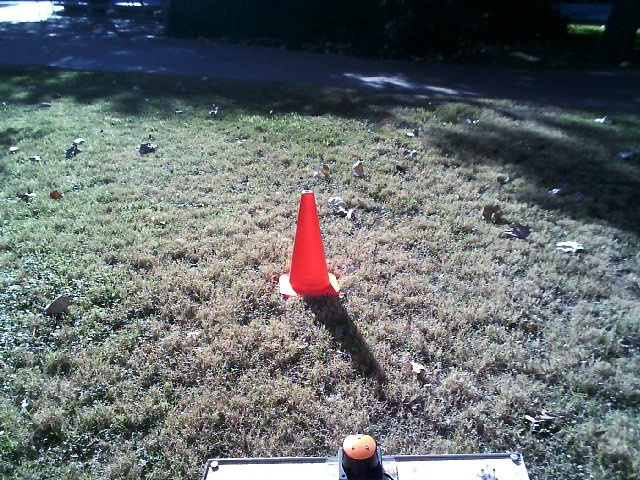
#> input picture TESTIMAGE.jpg, 640 x 480 px
$ python opencv_test.py   (older library calls are emulated)
#> lines starting #> are read from the running program, lines starting #| are printed output that depends on the picture
import cv, cv2
import sys
import numpy as np

img = cv2.imread("TESTIMAGE.jpg", cv2.CV_LOAD_IMAGE_GRAYSCALE)
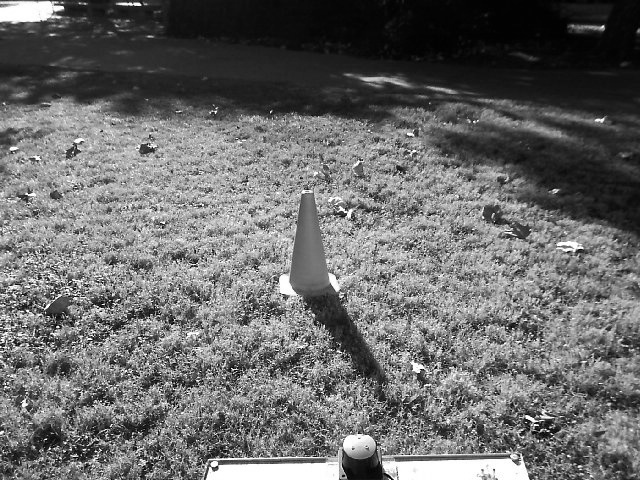
#> img: shape (480, 640); min 0, max 255, mean 106.5
output = cv2.threshold(img, 128, 255, cv2.THRESH_TOZERO)[1]
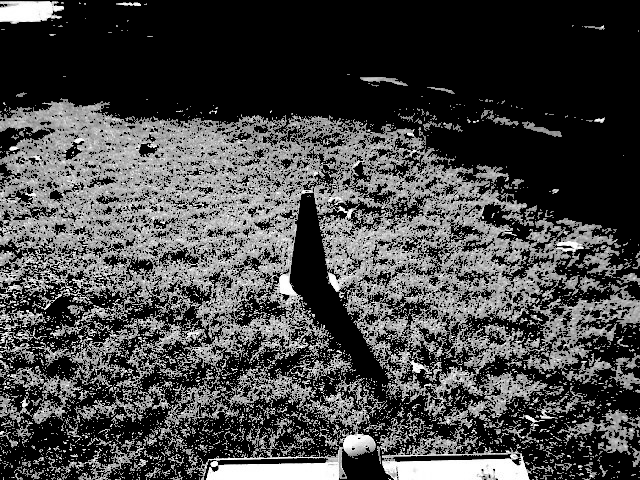
#> output: shape (480, 640); min 0, max 255, mean 70.6

cv2.namedWindow('Display Window')
cv2.imshow('Display Window', output)

cv2.waitKey(0)
cv2.destroyAllWindows()

$ run again, with barrel.jpg copied over TESTIMAGE.jpg
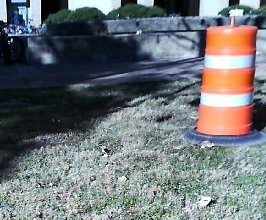
#> input picture barrel.jpg, 266 x 220 px
#> `img = cv2.imread("TESTIMAGE.jpg", cv2.CV_LOAD_IMAGE_GRAYSCALE)`:
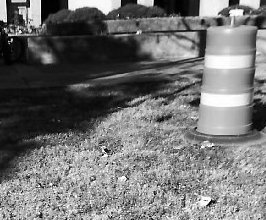
#> img: shape (220, 266); min 0, max 255, mean 114.3
#> `output = cv2.threshold(img, 128, 255, cv2.THRESH_TOZERO)[1]`:
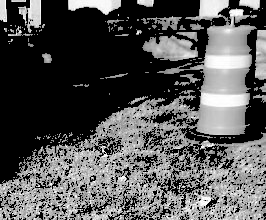
#> output: shape (220, 266); min 0, max 255, mean 85.8

$ run again, with cones_plus_shadowed_barrel.jpg copied over TESTIMAGE.jpg
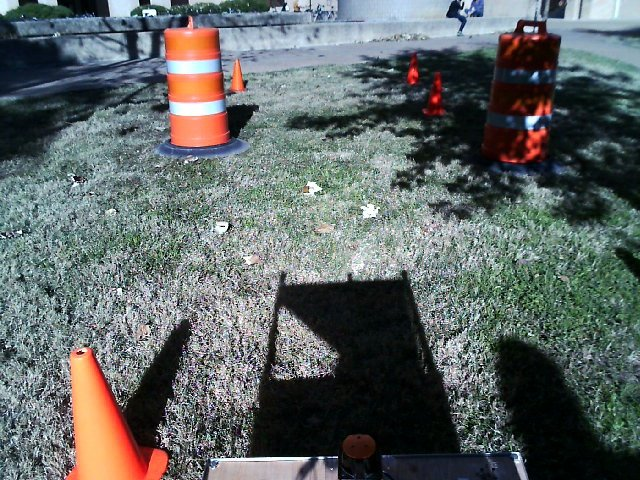
#> input picture cones_plus_shadowed_barrel.jpg, 640 x 480 px
#> `img = cv2.imread("TESTIMAGE.jpg", cv2.CV_LOAD_IMAGE_GRAYSCALE)`:
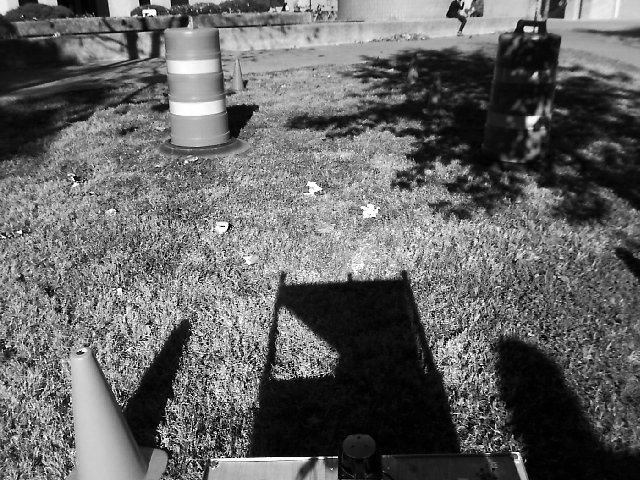
#> img: shape (480, 640); min 0, max 255, mean 99.8
#> `output = cv2.threshold(img, 128, 255, cv2.THRESH_TOZERO)[1]`:
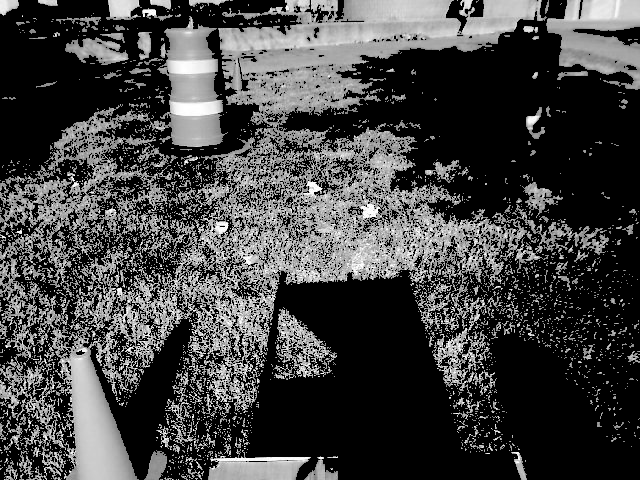
#> output: shape (480, 640); min 0, max 255, mean 67
